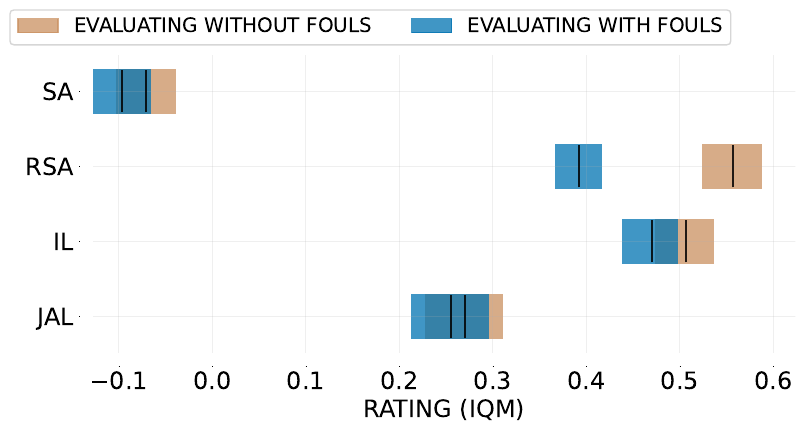

This chart was generated by the following Python code:
from rliable import library as rly
from rliable import metrics
from rliable import plot_utils
import numpy as np
import seaborn as sns

algorithms = [
    'JAL',
    'IL',
    'RSA',
    'SA',
    ]

colors = sns.color_palette('colorblind')


import pandas as pd

experiments = [(1125,'EVALUATING WITHOUT FOULS'), (125, 'EVALUATING WITH FOULS')]
color_idxs = [5,0,2]
COLOR_DICT = dict(zip([n[1] for n in experiments], [colors[idx] for idx in color_idxs]))

aggregate_scores, aggregate_score_cis = {}, {}

for exp_id, exp_name in experiments:

    score_dict = {}
    for alg in algorithms:
        score_dict[alg] = []

    csvs = [f'{exp_id}-data.csv', f'{exp_id}-data2.csv']

    for fi in csvs:
        df = pd.read_csv(fi)
        for i in range(len(df)):
            run = df.iloc[i]

            alg = None
            if run.env_id == 'dma':
                alg = 'IL'
            if run.env_id == 'cma':
                alg = 'JAL'
            if run.env_id == 'sa':
                alg = 'SA'
            if run.env_id == 'sa-x3':
                alg = 'RSA'
            
            # score_dict[alg].append([
            #     run['Rating/ppo-sa-x3/20'],
            #     run['Rating/ppo-sa-x3/40'],
            #     run['Rating/ppo-sa-x3/50'],
            #     run['Rating/zero/00'],
            #     # run['Rating/zero/01'],
            #     # run['Rating/zero/02'],
            #     run['Rating/ou/00'],
            #     # run['Rating/ou/01'],
            #     # run['Rating/ou/02'],
            #     run['Rating/ppo-sa/20'],
            #     run['Rating/ppo-sa/40'],
            #     run['Rating/ppo-sa/50'],
            #     run['Rating/ppo-cma/10'],
            #     run['Rating/ppo-cma/30'],
            #     run['Rating/ppo-cma/50'],
            #     run['Rating/ppo-dma/10'],
            #     run['Rating/ppo-dma/20'],
            #     run['Rating/ppo-dma/40']
            # ])

            score_dict[alg].append([
                run['Rating/ppo-sa-x3/20'],
                run['Rating/zero/00'],
                run['Rating/ou/00'],
                run['Rating/ppo-sa/20'],
                run['Rating/ppo-cma/10'],
                run['Rating/ppo-dma/10']
            ])

            score_dict[alg].append([
                run['Rating/ppo-sa-x3/40'],
                run['Rating/zero/01'],
                run['Rating/ou/01'],
                run['Rating/ppo-sa/40'],
                run['Rating/ppo-cma/30'],
                run['Rating/ppo-dma/20']
            ])

            score_dict[alg].append([
                run['Rating/ppo-sa-x3/50'],
                run['Rating/zero/02'],
                run['Rating/ou/02'],
                run['Rating/ppo-sa/50'],
                run['Rating/ppo-cma/50'],
                run['Rating/ppo-dma/40']
            ])

    for alg in algorithms:
        score_dict[alg] = np.array(score_dict[alg])

    # Load ALE scores as a dictionary mapping algorithms to their human normalized
    # score matrices, each of which is of size `(num_runs x num_games)`.
    aggregate_func = lambda x: np.array([
    #   metrics.aggregate_median(x),
    metrics.aggregate_iqm(x)
    #   metrics.aggregate_mean(x)
    ])
    aggregate_scores[exp_name], aggregate_score_cis[exp_name] = rly.get_interval_estimates(
    score_dict, aggregate_func, reps=50000)
# fig, axes = plot_utils.plot_interval_estimates(
#   aggregate_scores, aggregate_score_cis,
#   metric_names=['MEDIAN', 'IQM'],
#   algorithms=algorithms)

# fig.savefig('fig.png', bbox_inches='tight')
import matplotlib.pyplot as plt
from matplotlib import patches

fig, ax = plt.subplots(figsize=(8,4))
h = 0.6
algorithm_labels = []

for exp_id, exp_name in experiments:
    for i, alg in enumerate(algorithms):
        (l, u) = aggregate_score_cis[exp_name][alg]
        ax.barh(y=i, width=u-l, height=h, left=l, color=COLOR_DICT[exp_name], alpha=0.75)
        ax.vlines(x=aggregate_scores[exp_name][alg], ymin=i-7.5 * h/16, ymax=i+(7.5*h/16), color='k', alpha=0.85)
        # ax.text(aggregate_scores[exp_name][alg], i+(h/2), f'{aggregate_scores[exp_name][alg][0]:.3f}', ha='center', va='bottom', size='large')

fake_patches = [patches.Patch(color=COLOR_DICT[e[1]], 
                               alpha=0.75) for e in experiments]
legend = fig.legend(fake_patches, [e[1] for e in experiments], loc='upper center', 
                    fancybox=True, ncol=len(algorithms), 
                    fontsize='x-large',
                    bbox_to_anchor=(0.45, 1.1))

ax.set_yticks(range(len(algorithms)))
ax.set_yticklabels(algorithms)
# ax.set_xlim(-0.5,1)
plot_utils._annotate_and_decorate_axis(ax, labelsize='xx-large', ticklabelsize='xx-large')
# ax.set_title('RATING IQM', size='xx-large')
# ax.set_ylabel('PARADIGM', size='xx-large')
ax.set_xlabel('RATING (IQM)', size='xx-large')
ax.spines['left'].set_visible(False)
ax.spines['bottom'].set_visible(False)
# fig.subplots_adjust(wspace=0.25, hspace=0.45)

fig.tight_layout()
fig.savefig('rating-iqm-multiple.png', bbox_inches='tight')
fig.savefig('rating-iqm-multiple.pdf', bbox_inches='tight')
# ax.xaxis.set_major_locator(MaxNLocator(4))